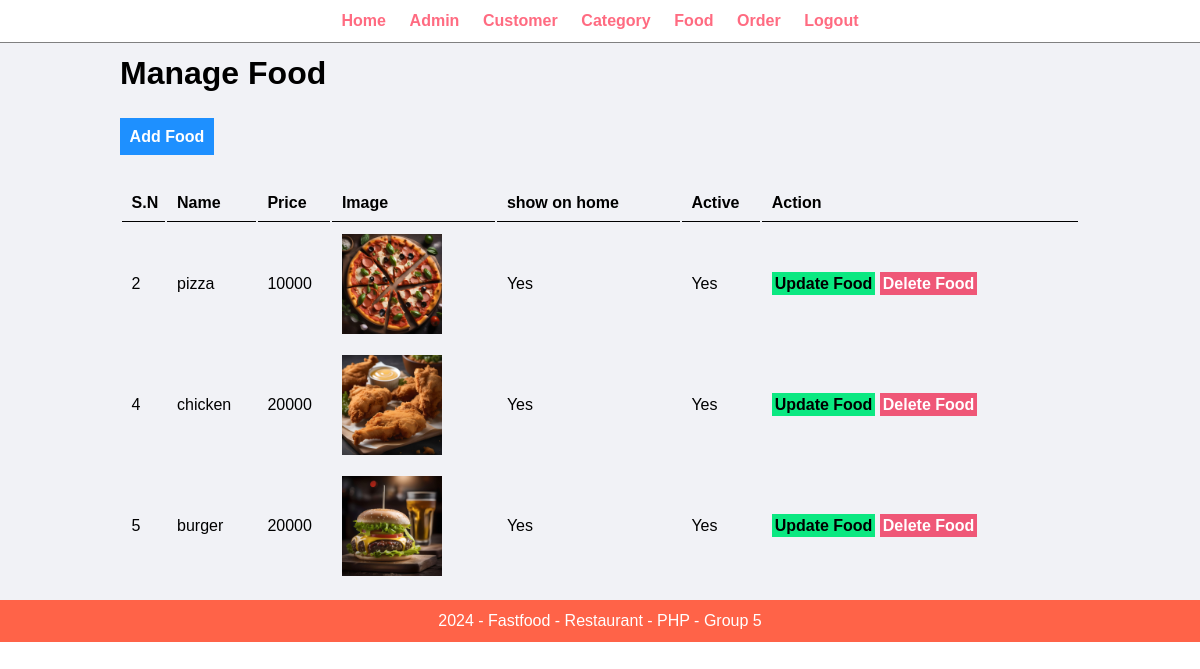
Page /admin/manage-food.php (signed in) on the committed database.
### tables this page shows
CREATE TABLE `food` (
  `id` int(11) NOT NULL,
  `name` varchar(100) NOT NULL,
  `description` varchar(255) NOT NULL,
  `price` int(11) NOT NULL,
  `image` varchar(255) NOT NULL,
  `category_id` int(11) NOT NULL,
  `show_on_home` varchar(10) NOT NULL,
  `active` varchar(10) NOT NULL
);

### admin/manage-food.php (the view, shortened to what this page needs)
<?php include('patials/menu.php'); ?>
        <div class="main-content">
            <div class="wrapper">
                <h1>Manage Food</h1>
                <br /><br />
                <a href="<?php echo SITEURL; ?>admin/add-food.php" class="btn-add">Add Food</a>
                <br /><br /><br />
                <table class="table-full">
                    <tr>
                        <th>S.N</th>
                        <th>Name</th>
                        <th>Price</th>
                        <th>Image</th>
                        <th>show on home</th>
                        <th>Active</th>
                        <th>Action</th>
                    </tr>
                    <?php
                        $sql = "SELECT * FROM food";
                        $res = mysqli_query($conn, $sql);
                        $count = mysqli_num_rows($res);
                        if($count > 0){
                            while($row=mysqli_fetch_assoc($res))
                            {
                                $id = $row['id'];
                                $name = $row['name'];
                                $price = $row['price'];
                                $image = $row['image'];
                                $show_on_home = $row['show_on_home'];
                                $active = $row['active'];
                                ?>
                                    <tr>
                                        <td>
                                            <?php
                                                echo $id;
                                            ?>
                                        </td>
                                        <td>
                                            <?php
                                                echo $name;
                                            ?>
                                        </td>
                                        <td>
                                            <?php
                                                echo $price;
                                            ?>
                                        </td>
                                        <td>
                                            <?php
                                                if($image=="")
                                                {
                                                    echo "<div class='error'>Image not added.</div>";
                                                }
                                                else
                                                {
                                                    ?>
                                                        <img src="<?php echo SITEURL; ?>images/food/<?php echo $image; ?>" width="100px">
                                                    <?php
                                                }
                                            ?>
                                        </td>
                                        <td>
                                            <?php
                                                echo $show_on_home;
                                            ?>
                                        </td>
                                        <td>
                                            <?php
                                                echo $active;
                                            ?>
                                        </td>
                                        <td>
                                            <a href="<?php echo SITEURL; ?>admin/update-food.php?id=<?php echo $id; ?>" class="btn-update">Update Food</a>
                                            <a href="<?php echo SITEURL; ?>admin/delete-food.php?id=<?php echo $id; ?>&image=<?php echo $image; ?>" class="btn-delete">Delete Food</a>
                                        </td>
                                    </tr>
                                <?php
                            }
                        }
                        else
                        {
                            echo "<tr>
                                <td colspan='7' class='error'>
                                    Food not added yet
                                </td>
                            </tr>";
                        }
                    ?>
                </table>
            </div>
        </div>
<?php include('patials/footer.php'); ?>

### css/admin.css (style rules this page uses)
* { margin: 0; padding: 0; font-family: Arial, Helvetica, sans-serif; }
.wrapper { padding: 1%; width: 80%; margin: 0 auto; }
.main-content { background-color: #f1f2f6; color: black; }
.btn-add { padding: 1%; background-color: #1e90ff; color: white; text-decoration: none; font-weight: bold; }
.btn-update { padding: 1%; background-color: #0be881; color: black; text-decoration: none; font-weight: bold; }
.btn-delete { padding: 1%; background-color: #ef5777; color: white; text-decoration: none; font-weight: bold; }
.table-full { width: 100%; }
table tr th { border-bottom: 1px solid black; padding: 1%; text-align: left; }
table tr td { padding: 1%; }

### rows in the picture
food: id "2", name "pizza", price "10000", image (picture), show_on_home "Yes", active "Yes"
food: id "4", name "chicken", price "20000", image (picture), show_on_home "Yes", active "Yes"
food: id "5", name "burger", price "20000", image (picture), show_on_home "Yes", active "Yes"
